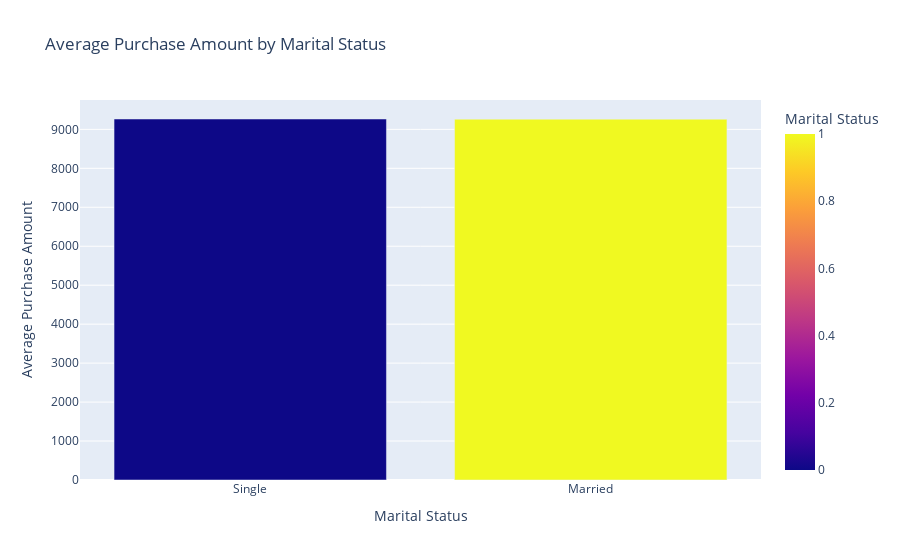

Source (notebook cell):
### Markdown cell above
# Observation

1. Gender vs Purchase-  We can see Male persons are more likely to buy little bit higher range products than Female
2. Age vs Purchase-  We can see the average or median purchase price is more or less equal to the all categories, but people are in 51-55 age group are more likely to buy little bit higher range products than others.
3. City_Category vs Purchase- Here we can see the average or median price is more for the C-tier city people and also more likely to buy the higher range products.
4. Stay_In_Current_City_Years vs Purchase- Here we can see the average purchase price doesn't vary with the staying time in the city

### Code cell
# Calculate average purchase amount by marital status
avg_purchase_marital = data.groupby('Marital_Status')['Purchase'].mean().reset_index()

# Plot using Plotly
fig = px.bar(avg_purchase_marital, x='Marital_Status', y='Purchase', 
             title='Average Purchase Amount by Marital Status', 
             labels={'Marital_Status': 'Marital Status', 'Purchase': 'Average Purchase Amount'},
             color='Marital_Status', 
             color_discrete_map={0: 'blue', 1: 'orange'})

# Update x-axis labels
fig.update_xaxes(tickvals=[0, 1], ticktext=['Single', 'Married'])

# Show plot
fig.show()

### Figure 1 — Plotly figure (JSON) as saved in the notebook; plotly's stock layout.template omitted (floating-point values rounded to 4 significant figures)
{"data": [{"alignmentgroup": "True", "hovertemplate": "Marital Status=%{marker.color}<br>Average Purchase Amount=%{y}<extra></extra>", "legendgroup": "", "marker": {"color": [0, 1], "coloraxis": "coloraxis", "pattern": {"shape": ""}}, "name": "", "offsetgroup": "", "orientation": "v", "showlegend": false, "textposition": "auto", "type": "bar", "x": [0, 1], "xaxis": "x", "y": [9266.0, 9261.0], "yaxis": "y"}], "layout": {"barmode": "relative", "coloraxis": {"colorbar": {"title": {"text": "Marital Status"}}, "colorscale": [[0, "#0d0887"], [0.1111, "#46039f"], [0.2222, "#7201a8"], [0.3333, "#9c179e"], [0.4444, "#bd3786"], [0.5556, "#d8576b"], [0.6667, "#ed7953"], [0.7778, "#fb9f3a"], [0.8889, "#fdca26"], [1, "#f0f921"]]}, "legend": {"tracegroupgap": 0}, "title": {"text": "Average Purchase Amount by Marital Status"}, "xaxis": {"anchor": "y", "domain": [0, 1], "ticktext": ["Single", "Married"], "tickvals": [0, 1], "title": {"text": "Marital Status"}}, "yaxis": {"anchor": "x", "domain": [0, 1], "title": {"text": "Average Purchase Amount"}}}}
